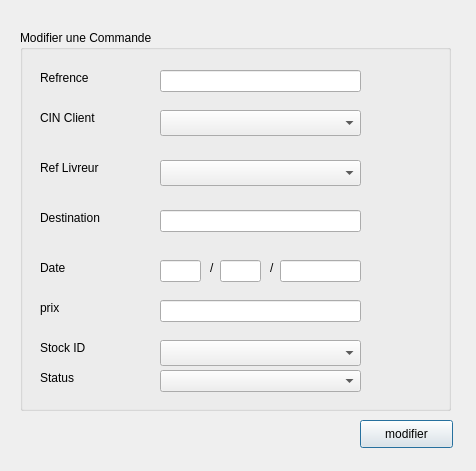
<?xml version="1.0" encoding="UTF-8"?>
<ui version="4.0">
 <class>Dialog</class>
 <widget class="QDialog" name="Dialog">
  <property name="geometry">
   <rect>
    <x>0</x>
    <y>0</y>
    <width>476</width>
    <height>471</height>
   </rect>
  </property>
  <property name="windowTitle">
   <string>Dialog</string>
  </property>
  <widget class="QGroupBox" name="ajout_grpbox">
   <property name="geometry">
    <rect>
     <x>20</x>
     <y>30</y>
     <width>431</width>
     <height>381</height>
    </rect>
   </property>
   <property name="title">
    <string>Modifier une Commande</string>
   </property>
   <widget class="QLabel" name="ref_label">
    <property name="geometry">
     <rect>
      <x>20</x>
      <y>40</y>
      <width>71</width>
      <height>16</height>
     </rect>
    </property>
    <property name="text">
     <string>Refrence</string>
    </property>
    <property name="scaledContents">
     <bool>false</bool>
    </property>
   </widget>
   <widget class="QLabel" name="dest_label">
    <property name="geometry">
     <rect>
      <x>20</x>
      <y>180</y>
      <width>81</width>
      <height>16</height>
     </rect>
    </property>
    <property name="text">
     <string>Destination</string>
    </property>
   </widget>
   <widget class="QLabel" name="date_label">
    <property name="geometry">
     <rect>
      <x>20</x>
      <y>230</y>
      <width>56</width>
      <height>16</height>
     </rect>
    </property>
    <property name="text">
     <string>Date</string>
    </property>
   </widget>
   <widget class="QLineEdit" name="m_address_input">
    <property name="geometry">
     <rect>
      <x>140</x>
      <y>180</y>
      <width>201</width>
      <height>22</height>
     </rect>
    </property>
    <property name="maxLength">
     <number>20</number>
    </property>
   </widget>
   <widget class="QLineEdit" name="m_day_input">
    <property name="geometry">
     <rect>
      <x>140</x>
      <y>230</y>
      <width>41</width>
      <height>22</height>
     </rect>
    </property>
    <property name="maxLength">
     <number>2</number>
    </property>
   </widget>
   <widget class="QLineEdit" name="m_ref_input">
    <property name="geometry">
     <rect>
      <x>140</x>
      <y>40</y>
      <width>201</width>
      <height>22</height>
     </rect>
    </property>
    <property name="maxLength">
     <number>6</number>
    </property>
    <property name="readOnly">
     <bool>true</bool>
    </property>
   </widget>
   <widget class="QLineEdit" name="m_month_input">
    <property name="geometry">
     <rect>
      <x>200</x>
      <y>230</y>
      <width>41</width>
      <height>22</height>
     </rect>
    </property>
    <property name="maxLength">
     <number>2</number>
    </property>
   </widget>
   <widget class="QLineEdit" name="m_year_input">
    <property name="geometry">
     <rect>
      <x>260</x>
      <y>230</y>
      <width>81</width>
      <height>22</height>
     </rect>
    </property>
    <property name="maxLength">
     <number>4</number>
    </property>
   </widget>
   <widget class="QLabel" name="label_4">
    <property name="geometry">
     <rect>
      <x>190</x>
      <y>230</y>
      <width>16</width>
      <height>16</height>
     </rect>
    </property>
    <property name="text">
     <string>/</string>
    </property>
   </widget>
   <widget class="QLabel" name="label_5">
    <property name="geometry">
     <rect>
      <x>250</x>
      <y>230</y>
      <width>16</width>
      <height>16</height>
     </rect>
    </property>
    <property name="text">
     <string>/</string>
    </property>
   </widget>
   <widget class="QLabel" name="dest_label_3">
    <property name="geometry">
     <rect>
      <x>20</x>
      <y>80</y>
      <width>71</width>
      <height>16</height>
     </rect>
    </property>
    <property name="text">
     <string>CIN Client</string>
    </property>
   </widget>
   <widget class="QLabel" name="dest_label_4">
    <property name="geometry">
     <rect>
      <x>20</x>
      <y>130</y>
      <width>81</width>
      <height>16</height>
     </rect>
    </property>
    <property name="text">
     <string>Ref Livreur</string>
    </property>
   </widget>
   <widget class="QLineEdit" name="m_prix_input">
    <property name="geometry">
     <rect>
      <x>140</x>
      <y>270</y>
      <width>201</width>
      <height>22</height>
     </rect>
    </property>
    <property name="maxLength">
     <number>8</number>
    </property>
    <property name="readOnly">
     <bool>false</bool>
    </property>
   </widget>
   <widget class="QLabel" name="ref_label_4">
    <property name="geometry">
     <rect>
      <x>20</x>
      <y>270</y>
      <width>56</width>
      <height>16</height>
     </rect>
    </property>
    <property name="text">
     <string>prix</string>
    </property>
    <property name="scaledContents">
     <bool>false</bool>
    </property>
   </widget>
   <widget class="QLabel" name="ref_label_5">
    <property name="geometry">
     <rect>
      <x>20</x>
      <y>310</y>
      <width>71</width>
      <height>16</height>
     </rect>
    </property>
    <property name="text">
     <string>Stock ID</string>
    </property>
    <property name="scaledContents">
     <bool>false</bool>
    </property>
   </widget>
   <widget class="QComboBox" name="m_client_combo">
    <property name="geometry">
     <rect>
      <x>140</x>
      <y>80</y>
      <width>201</width>
      <height>26</height>
     </rect>
    </property>
   </widget>
   <widget class="QComboBox" name="m_livreur_combo">
    <property name="geometry">
     <rect>
      <x>140</x>
      <y>130</y>
      <width>201</width>
      <height>26</height>
     </rect>
    </property>
   </widget>
   <widget class="QComboBox" name="m_stock_combo">
    <property name="geometry">
     <rect>
      <x>140</x>
      <y>310</y>
      <width>201</width>
      <height>26</height>
     </rect>
    </property>
   </widget>
   <widget class="QComboBox" name="m_status_combo">
    <property name="geometry">
     <rect>
      <x>140</x>
      <y>340</y>
      <width>201</width>
      <height>22</height>
     </rect>
    </property>
   </widget>
   <widget class="QLabel" name="ref_label_6">
    <property name="geometry">
     <rect>
      <x>20</x>
      <y>340</y>
      <width>71</width>
      <height>16</height>
     </rect>
    </property>
    <property name="text">
     <string>Status</string>
    </property>
    <property name="scaledContents">
     <bool>false</bool>
    </property>
   </widget>
  </widget>
  <widget class="QPushButton" name="m_button">
   <property name="geometry">
    <rect>
     <x>360</x>
     <y>420</y>
     <width>93</width>
     <height>28</height>
    </rect>
   </property>
   <property name="text">
    <string>modifier</string>
   </property>
  </widget>
 </widget>
 <resources/>
 <connections/>
</ui>
